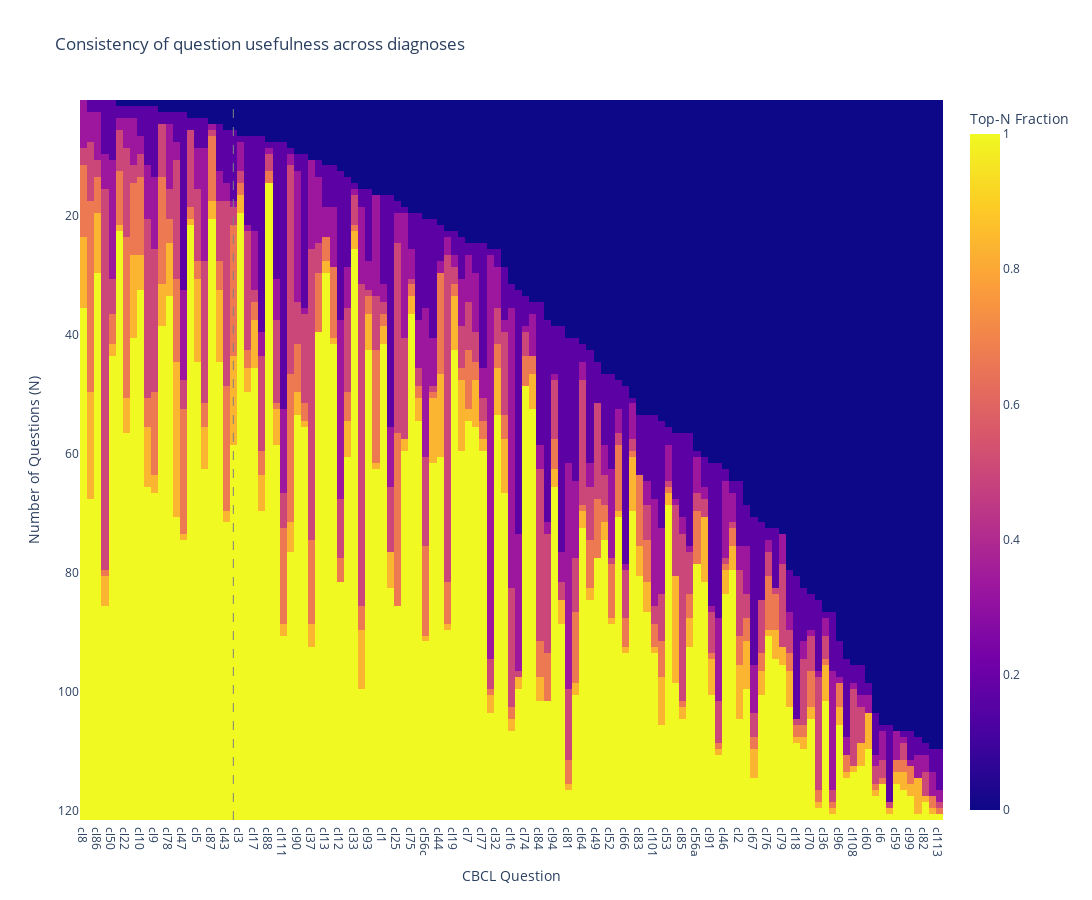

Notebook cell for this chart:
### Code cell
idx = np.lexsort(item_relevance[::-1,:])[::-1]
sort2 = np.array(x_cols)[idx]

fig = px.imshow(item_relevance[:, idx]*1.0/len(y_cols),
                x=sort2, y=np.arange(topN)+1,
                labels={'x':'CBCL Question',
                        'y':'Number of Questions (N)',
                        'color':'Top-N Fraction'},
                title="Consistency of question usefulness across diagnoses",
                template='plotly_white')
fig.update_layout(width=1620, height=900)
fig.add_vline(x=sort2[NQ+1], line_width=1, line_dash="dash", line_color="gray")
fig.write_image('../../data/topn_importance.png')
fig.show()

### Figure 1 — Plotly figure (JSON) as saved in the notebook; plotly's stock layout.template omitted (floating-point values rounded to 4 significant figures; data arrays with more than 128 entries replaced by an {"elided": "..."} marker saying what was removed)
{"data": [{"coloraxis": "coloraxis", "hovertemplate": "CBCL Question: %{x}<br>Number of Questions (N): %{y}<br>Top-N Fraction: %{z}<extra></extra>", "name": "0", "type": "heatmap", "x": ["cl8", "cl28", "cl86", "cl103", "cl50", "cl4", "cl22", "cl95", "cl10", "cl54", "cl9", "cl41", "cl78", "cl35", "cl47", "cl45", "cl5", "cl112", "cl87", "cl14", "cl43", "cl61", "cl3", "cl29", "cl17", "cl42", "cl88", "cl11", "cl111", "cl23", "cl90", "cl71", "cl37", "cl56b", "cl13", "cl69", "cl12", "cl104", "cl33", "cl21", "cl93", "cl68", "cl1", "cl65", "cl25", "cl26", "cl75", "cl62", "cl56c", "cl56f", "cl44", "cl20", "cl19", "cl89", "cl7", "cl27", "cl77", "cl57", "cl32", "cl34", "cl16", "cl39", "cl74", "cl63", "cl84", "cl100", "cl94", "cl102", "cl81", "cl51", "cl64", "cl80", "cl49", "cl55", "cl52", "cl38", "cl66", "cl24", "cl83", "cl109", "cl101", "cl56", "cl53", "cl48", "cl85", "cl30", "cl56a", "cl31", "cl91", "cl97", "cl46", "cl92", "cl2", "cl56e", "cl67", "cl40", "cl76", "cl58", "cl79", "cl56d", "cl18", "cl56g", "cl70", "cl56h", "cl36", "cl106", "cl96", "cl15", "cl108", "cl98", "cl60", "cl72", "cl6", "cl110", "cl59", "cl105", "cl99", "cl107", "cl82", "cl73", "cl113"], "xaxis": "x", "y": [1, 2, 3, 4, 5, 6, 7, 8, 9, 10, 11, 12, 13, 14, 15, 16, 17, 18, 19, 20, 21, 22, 23, 24, 25, 26, 27, 28, 29, 30, 31, 32, 33, 34, 35, 36, 37, 38, 39, 40, 41, 42, 43, 44, 45, 46, 47, 48, 49, 50, 51, 52, 53, 54, 55, 56, 57, 58, 59, 60, 61, 62, 63, 64, 65, 66, 67, 68, 69, 70, 71, 72, 73, 74, 75, 76, 77, 78, 79, 80, 81, 82, 83, 84, 85, 86, 87, 88, 89, 90, 91, 92, 93, 94, 95, 96, 97, 98, 99, 100, 101, 102, 103, 104, 105, 106, 107, 108, 109, 110, 111, 112, 113, 114, 115, 116, 117, 118, 119, 120, 121], "yaxis": "y", "z": {"elided": "121x121 float values"}}], "layout": {"coloraxis": {"colorbar": {"title": {"text": "Top-N Fraction"}}, "colorscale": [[0, "#0d0887"], [0.1111, "#46039f"], [0.2222, "#7201a8"], [0.3333, "#9c179e"], [0.4444, "#bd3786"], [0.5556, "#d8576b"], [0.6667, "#ed7953"], [0.7778, "#fb9f3a"], [0.8889, "#fdca26"], [1, "#f0f921"]]}, "height": 900, "shapes": [{"line": {"color": "gray", "dash": "dash", "width": 1}, "type": "line", "x0": "cl61", "x1": "cl61", "xref": "x", "y0": 0, "y1": 1, "yref": "y domain"}], "title": {"text": "Consistency of question usefulness across diagnoses"}, "width": 1620, "xaxis": {"anchor": "y", "constrain": "domain", "domain": [0, 1], "scaleanchor": "y", "title": {"text": "CBCL Question"}}, "yaxis": {"anchor": "x", "autorange": "reversed", "constrain": "domain", "domain": [0, 1], "title": {"text": "Number of Questions (N)"}}}}
